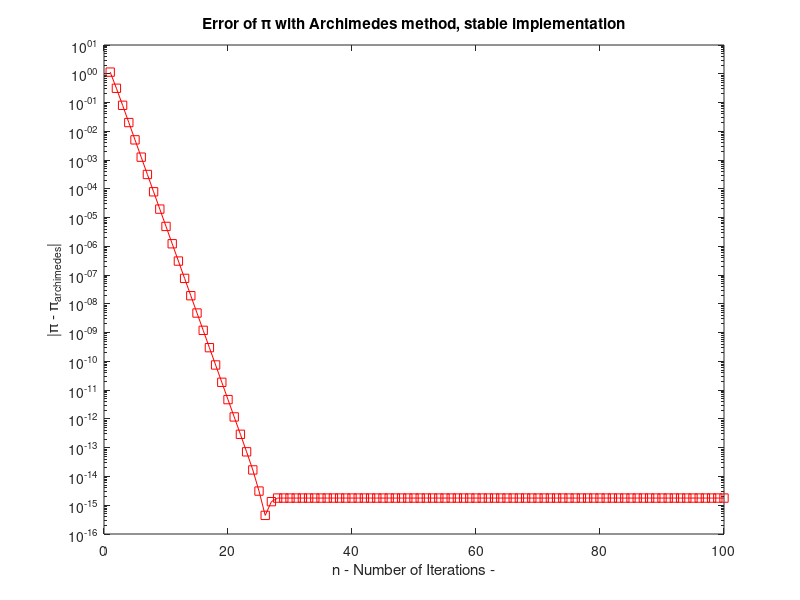
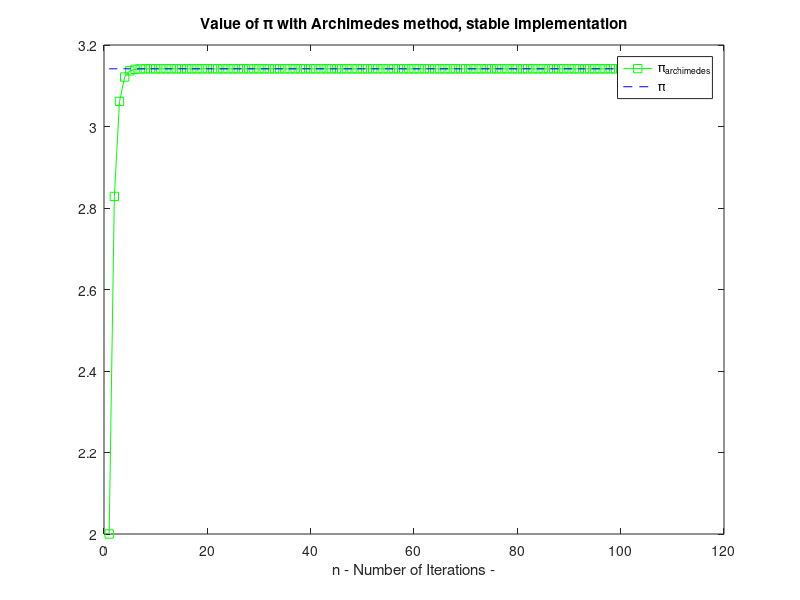

Write MATLAB code to recreate these figures, in order. (Note: this script raises an error after producing the figures.)
N = 100; # Number of iterations

Y = zeros(N,1); # yk
Y(1) = 2; # First term of series

E = zeros(N,1); # Error in terms of iteration

for i = 1:N
  p1 = (Y(i)/(2^i))^2;
  p2 = sqrt(1 - p1);
  p3 = p1/(1+ p2);

  Y(i+1) = (2^i) * sqrt(2*p3);
  E(i) = abs(pi - Y(i));

end

save("pi_arch_error.mat","E")
figure();
semilogy(1:N, E, "-sr");
title('Error of \pi with Archimedes method, stable implementation');
ylabel('|\pi - \pi_{archimedes}|');
xlabel("n - Number of Iterations -");

figure();
plot(1:N+1, Y, "-sg"); hold on
plot(1:N+1, ones(N+1,1)*pi, "--b");
title('Value of \pi with Archimedes method, stable implementation');
xlabel("n - Number of Iterations -");
legend('\pi_{archimedes}', '\pi');
tight();
